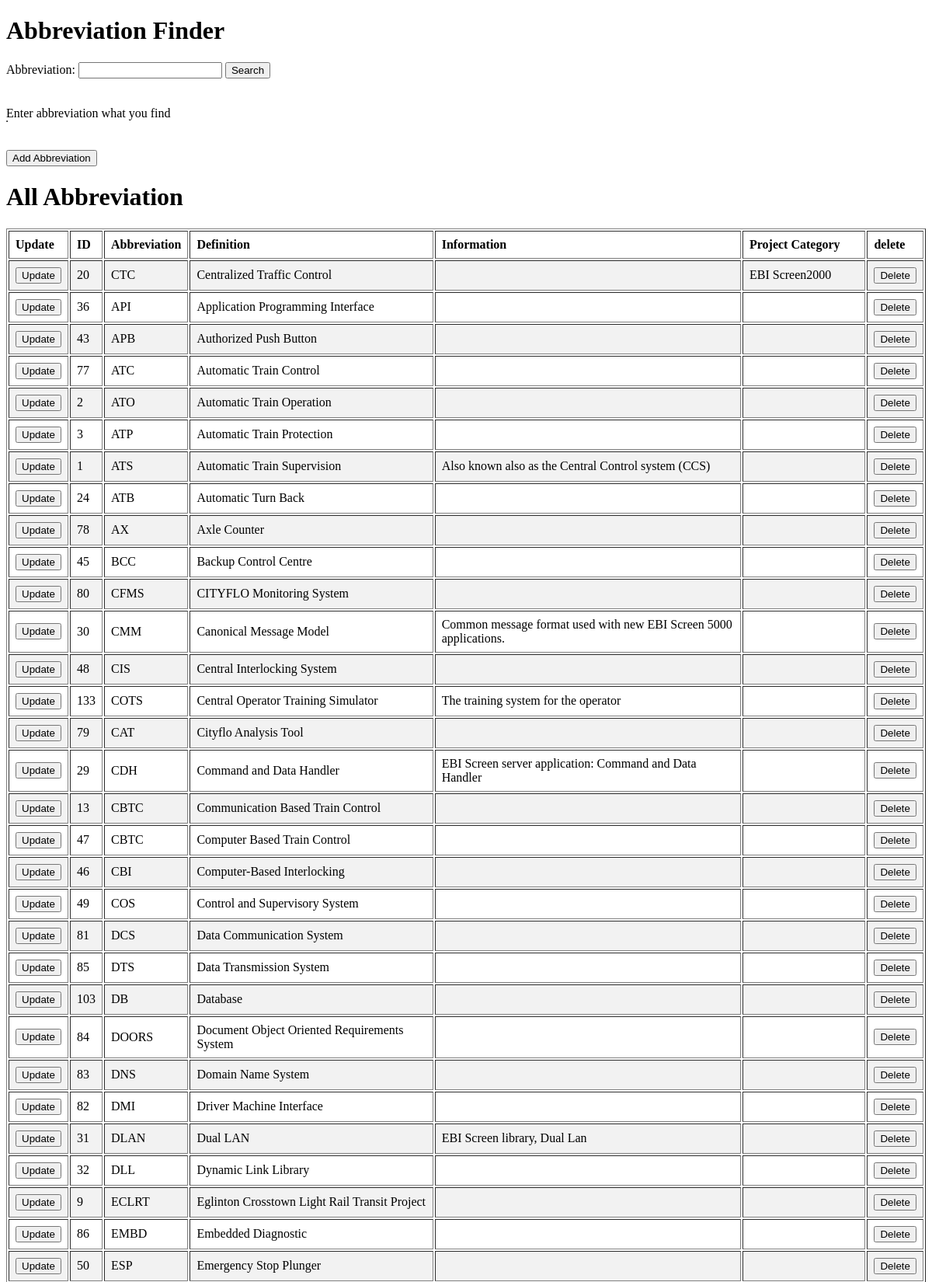
The page / (upper part) on the database its author committed.
### abbreviationApp/models.py (models this page shows)
class Abbreviation(models.Model):
    abbreviation = models.CharField(max_length=255)
    definition = models.CharField(max_length=255)
    information = models.CharField(max_length=255)
    project_category = models.CharField(max_length=255)

### abbreviationApp/views.py (the view)
# urls.py: path('', views.index, name='index'),
def index(request):
    global res, findAbbreviation
    myAbbreviation = Abbreviation.objects.all().order_by('-project_category', 'definition').values()
    template = loader.get_template('index.html')
    context = {
        'myabbreviation': myAbbreviation,
        'response' : res,
        'findAbbreviation' : findAbbreviation,
    }
    return HttpResponse(template.render(context, request))

### Templates/index.html (shortened to what this page needs)
<!DOCTYPE html>
<html lang="en">
<head>
</head>
<body>
    <div>
        <h1>Abbreviation Finder</h1>
        <form action="find/" method="post">
            <div>
            Abbreviation:
            <input name="abbreviation">
            <input type="submit" value="Search">
            </div>
            <br><br>
        </form>
        <div>
            <table border="1">
            </table>
        </div>
        <br><br>
    </div>
    <div>
        <button>
            <a id="link_button" href="add/">Add Abbreviation</a>
        </button>
    </div>
    <div>
        <h1>All Abbreviation</h1>
        <table border="1">
        <tr class="header">
            <th style="width:3.5%">Update</th>
            <th style="width:2%">ID</th>
            <th style="width:5%">Abbreviation</th>
            <th style="width:30%">Definition</th>
            <th style="width:40%">Information</th>
            <th style="width:15%">Project Category</th>
            <th style="width:3.5%">delete</th>
        </tr>
        {% for x in myabbreviation %}
        <tr>
            <td><button><a id="link_button" href="update/{{ x.id }}">Update</a></button></td>
            <td id='id_abbre'>{{ x.id }}</td>
            <td>{{ x.abbreviation }}</td>
            <td>{{ x.definition }}</td>
            <td>{{ x.information }}</td>
            <td>{{ x.project_category }}</td>
            <td><button onclick=myFunction({{ x.id }})>Delete</button></td>
        </tr>
        {% endfor %}
        </table>
    </div>
</body>
</html>

### Templates/index.html (style rules this page uses)
th, td { text-align: left; padding: 8px; }
tr:nth-child(even) { background-color: #f2f2f2; }
#link_button { text-decoration: none; color: black; }
table { width: 10% 5% 15% 50% 20% 10%; }

### rows shown on the page
Abbreviation: id "20", abbreviation "CTC", definition "Centralized Traffic Control", project_category "EBI Screen2000"
Abbreviation: id "36", abbreviation "API", definition "Application Programming Interface"
Abbreviation: id "43", abbreviation "APB", definition "Authorized Push Button"
Abbreviation: id "77", abbreviation "ATC", definition "Automatic Train Control"
Abbreviation: id "2", abbreviation "ATO", definition "Automatic Train Operation"
Abbreviation: id "3", abbreviation "ATP", definition "Automatic Train Protection"
Abbreviation: id "1", abbreviation "ATS", definition "Automatic Train Supervision", information "Also known also as the Central Control system (CCS)"
Abbreviation: id "24", abbreviation "ATB", definition "Automatic Turn Back"
Abbreviation: id "78", abbreviation "AX", definition "Axle Counter"
Abbreviation: id "45", abbreviation "BCC", definition "Backup Control Centre"
Abbreviation: id "80", abbreviation "CFMS", definition "CITYFLO Monitoring System"
Abbreviation: id "30", abbreviation "CMM", definition "Canonical Message Model", information "Common message format used with new EBI Screen 5000 applications."
Abbreviation: id "48", abbreviation "CIS", definition "Central Interlocking System"
Abbreviation: id "133", abbreviation "COTS", definition "Central Operator Training Simulator", information "The training system for the operator"
Abbreviation: id "79", abbreviation "CAT", definition "Cityflo Analysis Tool"
Abbreviation: id "29", abbreviation "CDH", definition "Command and Data Handler", information "EBI Screen server application: Command and Data Handler"
Abbreviation: id "13", abbreviation "CBTC", definition "Communication Based Train Control"
Abbreviation: id "47", abbreviation "CBTC", definition "Computer Based Train Control"
Abbreviation: id "46", abbreviation "CBI", definition "Computer-Based Interlocking"
Abbreviation: id "49", abbreviation "COS", definition "Control and Supervisory System"
Abbreviation: id "81", abbreviation "DCS", definition "Data Communication System"
Abbreviation: id "85", abbreviation "DTS", definition "Data Transmission System"
Abbreviation: id "103", abbreviation "DB", definition "Database"
Abbreviation: id "84", abbreviation "DOORS", definition "Document Object Oriented Requirements System"
Abbreviation: id "83", abbreviation "DNS", definition "Domain Name System"
Abbreviation: id "82", abbreviation "DMI", definition "Driver Machine Interface"
Abbreviation: id "31", abbreviation "DLAN", definition "Dual LAN", information "EBI Screen library, Dual Lan"
Abbreviation: id "32", abbreviation "DLL", definition "Dynamic Link Library"
Abbreviation: id "9", abbreviation "ECLRT", definition "Eglinton Crosstown Light Rail Transit Project"
Abbreviation: id "86", abbreviation "EMBD", definition "Embedded Diagnostic"
Abbreviation: id "50", abbreviation "ESP", definition "Emergency Stop Plunger"
